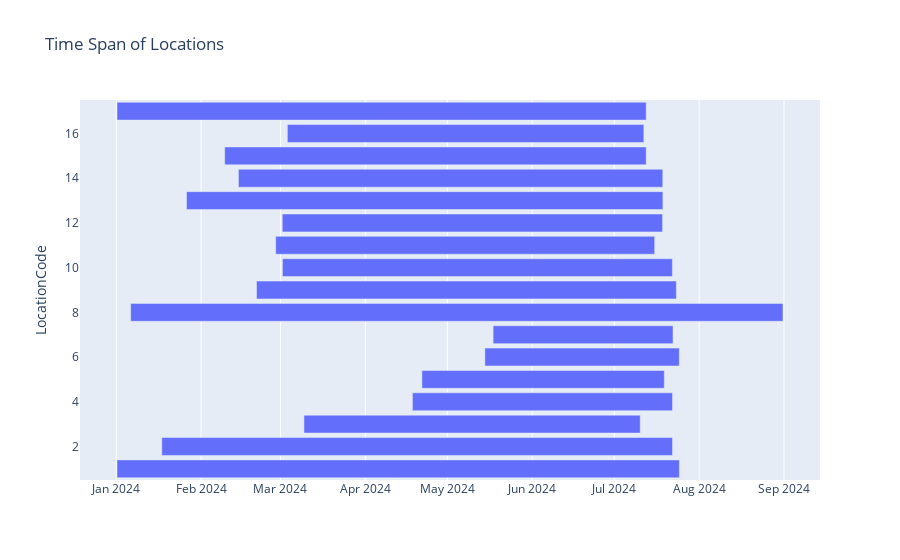

Notebook code for this chart:
### Code cell
import pandas as pd
import plotly.express as px

# 讀取數據
file_path = 'ds_clean/ds_clean.csv'
orig_df = pd.read_csv(file_path)

# 確保時間戳記格式正確
orig_df['timestamp'] = pd.to_datetime(orig_df['DateTime'])

# 計算每個 location 的時間跨度
location_time = orig_df.groupby('LocationCode')['timestamp'].agg([min, max]).reset_index()
location_time.rename(columns={'min': 'start', 'max': 'end'}, inplace=True)

# 繪製時間線圖（類似 Gantt 圖）
fig = px.timeline(
    location_time,
    x_start='start',
    x_end='end',
    y='LocationCode',
    title='Time Span of Locations',
    labels={'LocationCode': 'LocationCode'},
)

# 反轉 Y 軸，使得時間順序更直觀
fig.update_yaxes(categoryorder='total ascending')

# 顯示圖表
fig.show()

### Figure 1 — Plotly figure (JSON) as saved in the notebook; plotly's stock layout.template omitted (floating-point values rounded to 4 significant figures)
{"data": [{"alignmentgroup": "True", "base": ["2024-01-01T06:31:08", "2024-01-17T15:28:05", "2024-03-09T14:06:42", "2024-04-18T05:17:06", "2024-04-21T16:32:01", "2024-05-14T16:50:07", "2024-05-17T16:54:50", "2024-01-06T06:21:19", "2024-02-21T06:07:42", "2024-03-01T17:14:06", "2024-02-28T06:04:46", "2024-03-01T15:41:28", "2024-01-26T16:01:40", "2024-02-14T15:22:05", "2024-02-09T14:58:38", "2024-03-03T12:23:46", "2024-01-01T06:29:01"], "hovertemplate": "start=%{base}<br>end=%{x}<br>LocationCode=%{y}<extra></extra>", "legendgroup": "", "marker": {"color": "#636efa", "pattern": {"shape": ""}}, "name": "", "offsetgroup": "", "orientation": "h", "showlegend": false, "textposition": "auto", "type": "bar", "x": [17754599000, 16122122000, 10616605000, 8211241000, 7652586000, 6137520000, 5679304000, 20594997000, 13254435000, 12312322000, 11965281000, 12006759000, 15040540000, 13397522000, 13307480000, 11255421000, 16707706000], "xaxis": "x", "y": [1, 2, 3, 4, 5, 6, 7, 8, 9, 10, 11, 12, 13, 14, 15, 16, 17], "yaxis": "y"}], "layout": {"barmode": "overlay", "legend": {"tracegroupgap": 0}, "title": {"text": "Time Span of Locations"}, "xaxis": {"anchor": "y", "domain": [0, 1], "type": "date"}, "yaxis": {"anchor": "x", "categoryorder": "total ascending", "domain": [0, 1], "title": {"text": "LocationCode"}}}}
